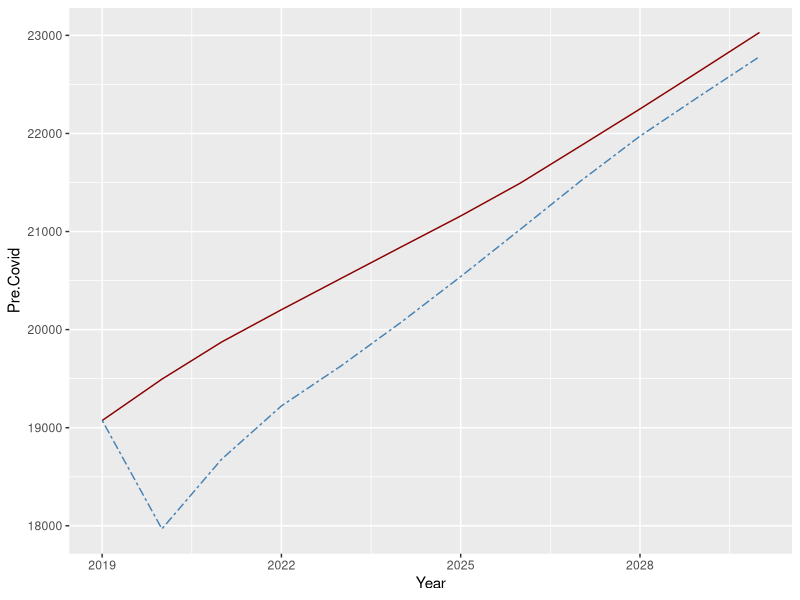
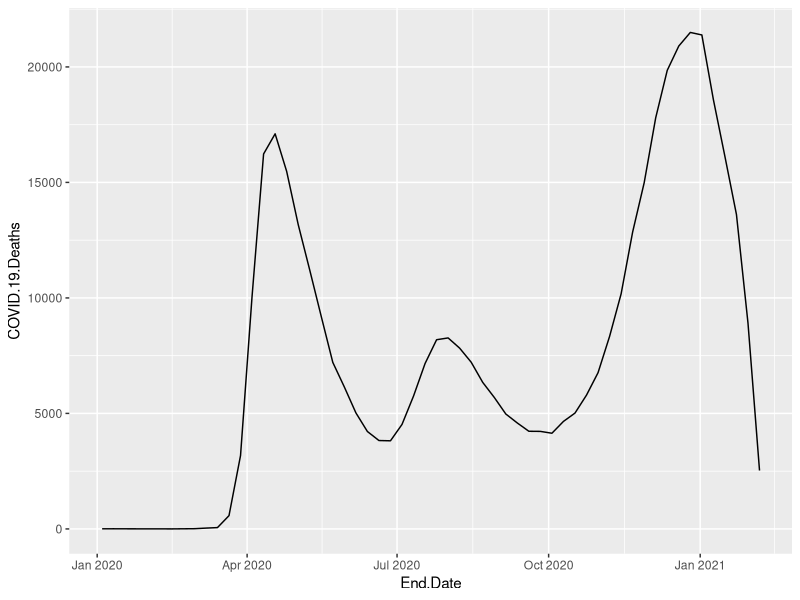

Here is the R script that generated these plots, in order:

library(ggplot2)

setwd('C:\\Users\\thepe\\Documents\\GitHub\\acre-cutler')
# load GDP projections
GDP_projections <- read.csv("data/analysis/projections.csv")

# load COVID impairment data
crit_severe <- read.csv("data/analysis/impairment.csv")

# load COVID deaths data
covid_deaths <- read.csv("data/analysis/covid_deaths.csv")
covid_deaths$End.Date = as.Date(covid_deaths$End.Date, "%m/%d/%Y")

# set VSL
VSL <- 7000000

# set value of year of life
VYL <- 100000

# 1.Lost GDP

# plot GDP forecasts
ggplot(data = GDP_projections, aes(x = Year)) + 
  geom_line(aes(y = Pre.Covid), color = "darkred") + 
  geom_line(aes(y = Post.Covid), color="steelblue", linetype="twodash") 

# calculate GDP losses, convert to billions
GDP_losses = sum(GDP_projections$Pre.Covid-GDP_projections$Post.Covid)*1000000000

# 2. Cost of premature mortality

# plot COVID death counts
ggplot(data = covid_deaths, aes(x = End.Date, y = COVID.19.Deaths)) + 
  geom_line()



# 190k deaths as of 10-25-2020, 52 weeks at 5000 deaths
current_deaths = sum(subset(covid_deaths, End.Date <= as.Date("2020-09-25"), select=c('COVID.19.Deaths')))
future_deaths =  52*5000
total_deaths = current_deaths+future_deaths

# add 40% excess deaths, 630000 not 625000
total_deaths <- 1.4*total_deaths

# convert to VTL with 7 million estimate
value_deaths <- VSL*total_deaths


# 3. Cost of Health Impairments

current_crit_severe = sum(crit_severe$Severe.Critical)
# disagreement: using COVID current/forecast deaths, not excess. also, 250k is a rounddown
total_crit_severe = current_crit_severe*(current_deaths + future_deaths)/current_deaths
impairments = 1/3*total_crit_severe
value_impairments = 0.35 * VSL * impairments

# 4. Mental Health Impairment

anx_dep_increase = .409-.11

# disagreement: adult population is 251M, not 266M, https://www.kff.org/other/state-indicator/distribution-by-age/
adult_pop = 250744800
new_anx_dep = anx_dep_increase * adult_pop
value_mentalhealth = new_anx_dep * 0.2 * VYL

# summation
total_value = GDP_losses + value_deaths + value_impairments + value_mentalhealth
total_value

